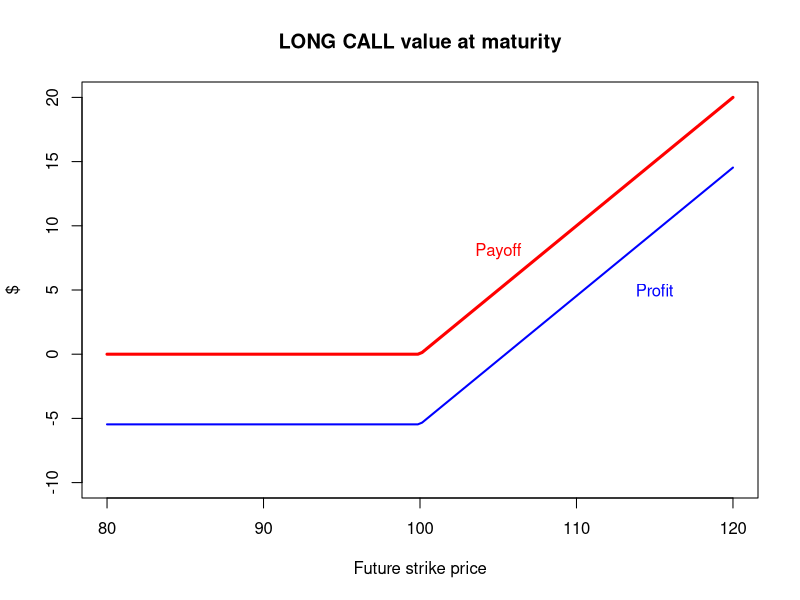
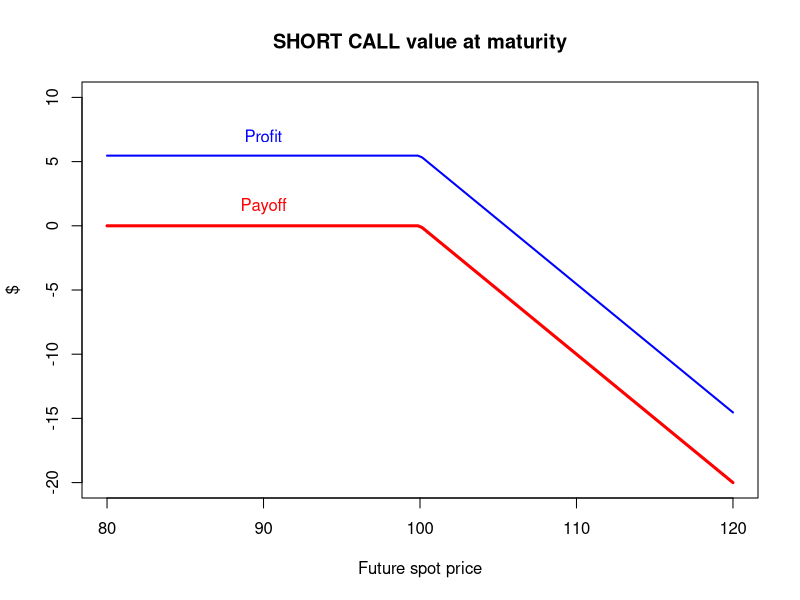
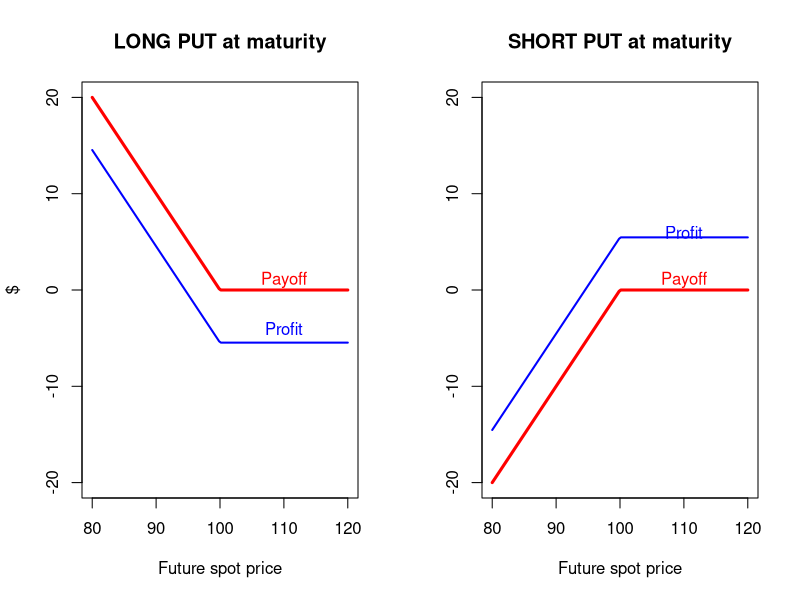
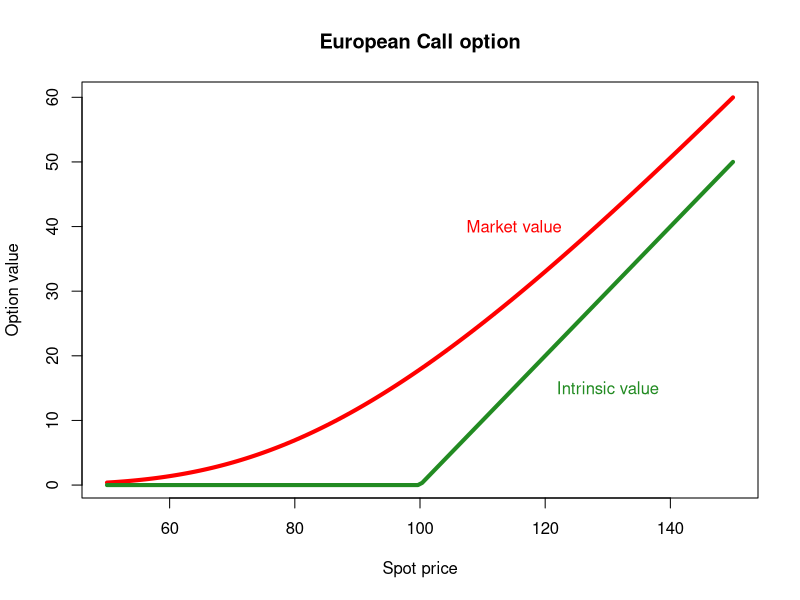
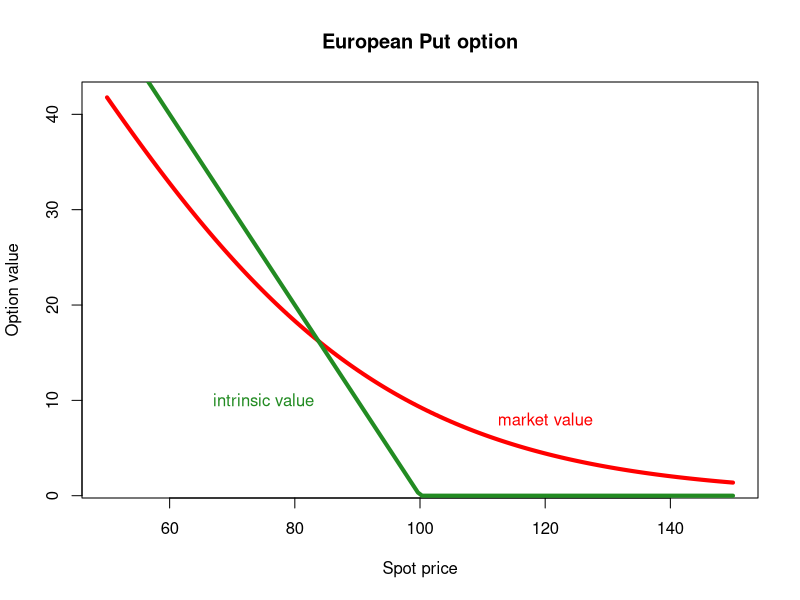

Generate these figures, in order, with R: (Note: this script raises an error after producing the figures.)
# ---------------------------------------------------------------------


 # +----------------------------------------------------------------------------+
 # |                               the R code for the                           |
 # |                                   Big R-book                               |
 # |                           by Philippe J.S. De Brouwer                      |
 # +----------------------------------------------------------------------------+
 # | Copyright: (C) Philippe De Brouwer, 2020                                   |
 # |            Owners of the book can use this code for private and commercial |
 # |            use, except re-publishing.                                      |
 # +----------------------------------------------------------------------------+
 # | This document is a true copy of all the R code that appears in the book.   |
 # | It is provided for you so that when you work with the book, you can copy   | 
 # | and paste any code segment that you want to test without typing everything |
 # | again.                                                                     |
 # | No warranties or promises are given.                                       |
 # | Have an intersting time and learn faster than me!                          |
 # | Philippe J.S. De Brouwer                                                   |
 # +----------------------------------------------------------------------------+
 # | For your convenience, blocks are separated by: '# ----------------------'. |
 # +----------------------------------------------------------------------------+
 #
# ---------------------------------------------------------------------


r_w <- 0.05              # the interest rate per week 
r_y <- (1 + r_w)^52 - 1  # assume 52 weeks per year
paste0("the APR is: ", round(r_y * 100, 2),"%!")
# ---------------------------------------------------------------------


r   <- 0.1
CFs <- c(-100, 100, 100)
t   <- c(   0,   5,   7)
NPV <- sum(CFs / (1 + r)^t)
print(round(NPV, 2))
# ---------------------------------------------------------------------


# bond_value
# Calculates the fair value of a bond
# Arguments:
#    time_to_mat -- time to maturity in years
#    coupon      -- annual coupon in $
#    disc_rate   -- discount rate (risk free + risk premium)
#    nominal     -- face value of the bond in $
# Returns:
#    the value of the bond in $
bond_value <- function(time_to_mat, coupon, disc_rate, nominal){
  value  <- 0
  # 1/ all coupons
  for (t in 1:time_to_mat) {
     value <- value + coupon * (1 + disc_rate)^(-t)
     }
  # 2/ end payment of face value
  value <- value + nominal * (1 + disc_rate)^(-time_to_mat)
  value
}
# ---------------------------------------------------------------------


# The fair value of the bond is then:
bond_value(time_to_mat = 5, coupon = 5, disc_rate = 0.03, 
           nominal = 100)
# ---------------------------------------------------------------------


bond_value(time_to_mat = 5, coupon = 5, disc_rate = 0.035, 
           nominal = 100)
# ---------------------------------------------------------------------


V <- bond_value(time_to_mat = 5, coupon = 5, disc_rate = 0.03, 
           nominal = 100)
CFs <- c(seq(5, 5, length.out=4), 105)
t   <- c(1:5)
r   <- 0.03
MacD <- 1/V * sum(t * CFs / (1 + r)^t)
print(MacD)
# ---------------------------------------------------------------------


R_A <- 0.02 + 1.25 * (0.10 - 0.02)
print(paste0('The RR for company A is: ', 
             round(R_A, 2) * 100, '%'))
# ---------------------------------------------------------------------


R_B <- 0.02 + 0.75 * (0.10 - 0.02)
print(paste0('The RR for B is: ', round(R_B, 2) * 100, '%'))

# Additionally, we also compare this with previous example:
print(paste0('The beta changed by ',
             round((0.75 / 1.25 - 1) * 100, 2), 
             '% and the RR by ', 
	     round((R_B / R_A - 1) * 100, 2), '%.'))
# ---------------------------------------------------------------------


V_0 <- 10 * (1 + 0.00) / (0.01 + 0.05 - 0.00)
print(round(V_0,2))
# ---------------------------------------------------------------------


V_0 <- 10 * (1 + 0.02) / (0.01 + 0.05 -0.02)
print(round(V_0,2))
# ---------------------------------------------------------------------


V_0 <- 10 * (1 + 0.02) / (0.01 + 1.5 * 0.05 - 0.02)
print(round(V_0,2))
# ---------------------------------------------------------------------


V_0 <- 10 * (1 + 0.02) / (0.01 + 1.5 * 0.05 - 0.10)
print(round(V_0,2))
# ---------------------------------------------------------------------


# Let us plot the value of the call in function of the strike
FS <- seq(80, 120, length.out=150) # future spot price
X  <- 100                          # strike
P  <- 5                            # option premium
T  <- 3                            # time to maturity
r  <- 0.03                         # discount rate
payoff <- mapply(max, FS-X, 0)
profit <- payoff - P * (1 + r)^T

# Plot the results:
plot(FS, payoff,
     col='red', lwd = 3, type='l',
     main='LONG CALL value at maturity',
     xlab='Future strike price',
     ylab='$',
     ylim=c(-10,20)
     )
lines(FS, profit,
      col='blue', lwd=2)
text(105,8, 'Payoff', col='red')
text(115,5, 'Profit', col='blue')
# ---------------------------------------------------------------------


FS <- seq(80, 120, length.out=150) # future spot price
X  <- 100                          # strike
P  <- 5                            # option premium
T  <- 3                            # time to maturity
r  <- 0.03                         # discount rate
payoff <- - mapply(max, FS-X, 0)
profit <- P * (1 + r)^T + payoff

# Plot the results:
plot(FS, payoff,
     col='red', lwd = 3, type='l',
     main='SHORT CALL value at maturity',
     xlab='Future spot price',
     ylab='$',
     ylim=c(-20,10)
     )
lines(FS, profit,
      col='blue', lwd=2)
text(90,1.5, 'Payoff', col='red')
text(90,7, 'Profit', col='blue')
# ---------------------------------------------------------------------


FS <- seq(80, 120, length.out=150) # future spot price
X  <- 100                          # strike
P  <- 5                            # option premium
T  <- 3                            # time to maturity
r  <- 0.03                         # discount rate

# the long put:
payoff <- mapply(max, X - FS, 0)
profit <- payoff - P * (1 + r)^T

par(mfrow=c(1,2))

plot(FS, payoff,
     col='red', lwd = 3, type='l',
     main='LONG PUT at maturity',
     xlab='Future spot price',
     ylab='$',
     ylim=c(-20,20)
     )
lines(FS, profit,
      col='blue', lwd=2)
text(110,1,  'Payoff', col='red')
text(110,-4, 'Profit', col='blue')

# the short put:
payoff <- - mapply(max, X - FS, 0)
profit <- payoff + P * (1 + r)^T

plot(FS, payoff,
     col='red', lwd = 3, type='l',
     main='SHORT PUT at maturity',
     xlab='Future spot price',
     ylab='',
     ylim=c(-20,20)
     )
lines(FS, profit,
      col='blue', lwd=2)
text(110,1, 'Payoff', col='red')
text(110,6, 'Profit', col='blue')

par(mfrow=c(1,1))  # reset the plot interface
# ---------------------------------------------------------------------


# call_intrinsicVal
# Calculates the intrinsic value for a call option
# Arguments:
#    Spot   -- numeric -- spot price
#    Strike -- numeric -- the strike price of the option
# Returns
#    numeric -- intrinsic value of the call option.
call_intrinsicVal <- function(Spot, Strike) {max(Spot - Strike, 0)}
# ---------------------------------------------------------------------


# put_intrinsicVal
# Calculates the intrinsic value for a put option
# Arguments:
#    Spot   -- numeric -- spot price
#    Strike -- numeric -- the strike price of the option
# Returns
#    numeric -- intrinsic value of the put option.
put_intrinsicVal <- function(Spot, Strike) {max(-Spot + Strike, 0)}
# ---------------------------------------------------------------------


# call_price
# The B&S price of a call option before maturity
# Arguments:
#    Spot   -- numeric -- spot price in $ or %
#    Strike -- numeric -- the strike price of the option  in $ or %
#    T      -- numeric -- time to maturity in years
#    r      -- numeric -- interest rates (e.g. 0.02 = 2%)
#    vol    -- numeric -- standard deviation of underlying in $ or %
# Returns
#    numeric -- value of the call option in $ or %
#
call_price <- function (Spot, Strike, T, r, vol)
 {
  d1 <- (log(Spot / Strike) + (r + vol ^ 2/2) * T) / (vol * sqrt(T))
  d2 <- (log(Spot / Strike) + (r - vol ^ 2/2) * T) / (vol * sqrt(T))
  pnorm(d1) * Spot - pnorm(d2) * Strike * exp(-r * T)
  }
# ---------------------------------------------------------------------


# put_price
# The B&S price of a put option before maturity
# Arguments:
#    Spot   -- numeric -- spot price in $ or %
#    Strike -- numeric -- the strike price of the option  in $ or %
#    T      -- numeric -- time to maturity in years
#    r      -- numeric -- interest rates (e.g. 0.02 = 2%)
#    vol    -- numeric -- standard deviation of underlying in $ or %
# Returns
#    numeric -- value of the put option in $ or %
#
put_price <- function(Spot, Strike, T, r, vol)
 {
 Strike * exp(-r * T) - Spot + call_price(Spot, Strike, T, r, vol)
 }
# ---------------------------------------------------------------------


# Examples:
call_price (Spot = 100, Strike = 100, T = 1, r = 0.02, vol = 0.2)
put_price  (Spot = 100, Strike = 100, T = 1, r = 0.02, vol = 0.2)
# ---------------------------------------------------------------------


# Long call
spot <- seq(50,150, length.out=150)
intrinsic_value_call <- apply(as.data.frame(spot), 
                              MARGIN=1, 
			      FUN=call_intrinsicVal, 
			      Strike=100)
market_value_call    <- call_price(Spot = spot, Strike = 100, 
                                   T = 3, r = 0.03, vol = 0.2)
                                   
# Plot the results:
plot(spot, market_value_call,
     type = 'l', col= 'red', lwd = 4,
     main = 'European Call option',
     xlab = 'Spot price',
     ylab = 'Option value')
text(115, 40, 'Market value', col='red')
lines(spot, intrinsic_value_call,
      col= 'forestgreen', lwd = 4)
text(130,15, 'Intrinsic value', col='forestgreen')
# ---------------------------------------------------------------------


# Long put
spot <- seq(50,150, length.out=150)
intrinsic_value_put <- apply(as.data.frame(spot), 
                             MARGIN=1, 
			     FUN=put_intrinsicVal, 
			     Strike=100)
market_value_put    <- put_price(Spot = spot, Strike = 100, 
                                 T = 3, r = 0.03, vol = 0.2)
                                 
# Plot the results:
plot(spot, market_value_put,
     type = 'l', col= 'red', lwd = 4,
     main = 'European Put option',
     xlab = 'Spot price',
     ylab = 'Option value')
text(120, 8, 'market value', col='red')
lines(spot, intrinsic_value_put,
      col= 'forestgreen', lwd = 4)
text(75,10, 'intrinsic value', col='forestgreen')
# ---------------------------------------------------------------------


# CRR_price
# Calculates the CRR binomial model for an option
# Arguments:
#         S0 -- numeric -- spot price today (start value)
#         SX -- numeric -- strike, e.g. 100
#      sigma -- numeric -- the volatility over the maturity period, 
#                          e.g. ca. 0.2 for shares on 1 yr
#        Rrf -- numeric -- the risk free interest rate (log-return)
# optionType -- character -- 'lookback' for lookback option, 
#                            otherwise vanilla call is assumed
#    maxIter -- numeric -- number of iterations 
# Returns:
#    numeric -- the value of the option given parameters above
CRR_price <- function(S0, SX, sigma, Rrf, optionType, maxIter)
  {
  Svals <- mat.or.vec(2^(maxIter), maxIter+1)
  probs <- mat.or.vec(2^(maxIter), maxIter+1)
  Smax  <- mat.or.vec(2^(maxIter), maxIter+1)
  Svals[1,1] <- S0
  probs[1,1] <- 1
  Smax[1,1]  <- S0
  dt <-  1 / maxIter
  u  <- exp(sigma * sqrt(dt))
  d  <- exp(-sigma * sqrt(dt))
  p  = (exp(Rrf * dt) - d) / (u - d)
  for (n in 1:(maxIter))
    {
    for (m in 1:2^(n-1))
     {
     Svals[2*m-1,n+1] <- Svals[m,n] * u
     Svals[2*m,n+1]   <- Svals[m,n] * d
     probs[2*m-1,n+1] <- probs[m,n] * p
     probs[2*m,n+1]   <- probs[m,n] * (1 - p)
     Smax[2*m-1,n+1]  <- max(Smax[m,n], Svals[2*m-1,n+1])
     Smax[2*m,n+1]    <- max(Smax[m,n], Svals[2*m,n+1])
     }
    }
  if (optionType == 'lookback')
   {
     exp.payoff <- (Smax - SX)[,maxIter + 1]  * probs[,maxIter + 1]
   }  # lookback call option
   else
    {
     optVal <- sapply(Svals[,maxIter + 1] - SX,max,0)
     exp.payoff <- optVal * probs[,maxIter + 1]
    }  # vanilla call option
  sum(exp.payoff) / (1 + Rrf)
  }
# ---------------------------------------------------------------------


library(ggplot2)
# Plot the convergence of the CRR algorithm for a call option.
plot_CRR("Call", maxIter = 20)
# ---------------------------------------------------------------------


# Plot the convergence of the CRR algorithm for a call option.
plot_CRR("lookback", maxIter = 15)
# ---------------------------------------------------------------------


# We still use ggplot2
library(ggplot2)
# ---------------------------------------------------------------------


# plot_price_evol
# Plots the evolution of Call price in function of a given variable
# Arguments:
#    var       -- numeric   -- vector of values of the variable
#    varName   -- character -- name of the variable to be studied
#    price     -- numeric   -- vector of prices of the option
#    priceName -- character -- the name of the option
#    reverseX  -- boolean   -- TRUE to plot x-axis from high to low
# Returns
#    ggplot2 plot
#
plot_price_evol <- function(var, varName, price, priceName, 
                            reverseX = FALSE)
{
  d <- data.frame(var, price)
  colnames(d) <- c('x','y')
  p <- qplot(x, y, data = d, geom = "line", size = I(2) )
  p <- p + geom_line()
  if (reverseX) {p <- p + xlim(max(var), min(var))}  # reverse axis
  p <- p + xlab(varName ) + ylab(priceName)
  p   # return the plot
}
# ---------------------------------------------------------------------


# Define the default values:
t      <- 1
Spot   <- 100
Strike <- 100
r      <- log(1 + 0.03)
vol    <- 0.2


## ... time
T <- seq(5, 0.0001, -0.01)
Call <- c(call_price (Spot, Strike, T, r, vol))
p1 <- plot_price_evol(T, "Time to maturity (years)", Call, "Call", 
                      TRUE)

## ... interest
R <- seq(0.001, 0.3, 0.001)
Call <- c(call_price (Spot, Strike, t, R, vol))
p2 <- plot_price_evol(R, "Interest rate", Call, "Call")

## ... volatility
vol <- seq(0.00, 0.2, 0.001)
Call <- c(call_price (Spot, Strike, t, r, vol))
p3 <- plot_price_evol(vol, "Volatility", Call, "Call")

## ... strike
X <- seq(0, 200, 1)
Call <- c(call_price (Spot, X, t, r, vol))
p4 <- plot_price_evol(X, "Strike", Call, "Call")

## ... Spot
spot <- seq(0, 200, 1)
Call <- c(call_price (spot, Strike, t, r, vol))
p5 <- plot_price_evol(spot, "Spot price", Call, "Call")

# In the next line we use the function grid.arrange()
# from the gridExtra package
library(gridExtra)
grid.arrange(p1, p2, p3, p4, p5, nrow = 3)
# ---------------------------------------------------------------------


# Define the default values:
t      <- 1
Spot   <- 100
Strike <- 100
r      <- log(1 + 0.03)
vol    <- 0.2


## ... time
T <- seq(5, 0.0001, -0.01)
Call <- c(put_price (Spot, Strike, T, r, vol))
p1 <- plot_price_evol(T, "Time to maturity (years)", 
                      Call, "Call", TRUE)

## ... interest
R <- seq(0.001, 0.3, 0.001)
Call <- c(put_price (Spot, Strike, t, R, vol))
p2 <- plot_price_evol(R, "Interest rate", Call, "Call")

## ... volatility
vol <- seq(0.00, 0.2, 0.001)
Call <- c(put_price (Spot, Strike, t, r, vol))
p3 <- plot_price_evol(vol, "Volatility", Call, "Call")

## ... strike
X <- seq(0, 200, 1)
Call <- c(put_price (Spot, X, t, r, vol))
p4 <- plot_price_evol(X, "Strike", Call, "Call")

## ... Spot
spot <- seq(0, 200, 1)
Call <- c(put_price (spot, Strike, t, r, vol))
p5 <- plot_price_evol(spot, "Spot price", Call, "Call")

# In the next line we use the function grid.arrange()
# from the gridExtra package
library(gridExtra)
grid.arrange(p1, p2, p3, p4, p5, nrow = 3)
# ---------------------------------------------------------------------


# Define the functions to calculate the price of the delta

# call_delta
# Calculates the delta of a call option
# Arguments:
#    S      -- numeric -- spot price
#    Strike -- numeric -- strike price
#    T      -- numeric -- time to maturity
#    r      -- numeric -- interest rate
#    vol    -- numeric -- standard deviation of underlying
call_delta  <- function (S, Strike, T, r, vol)
 {
  d1 <- (log (S / Strike)+(r + vol ^2 / 2) * T) / (vol * sqrt(T))
  pnorm(d1)
  }


# put_delta
# Calculates the delta of a put option
# Arguments:
#    S      -- numeric -- spot price
#    Strike -- numeric -- strike price
#    T      -- numeric -- time to maturity
#    r      -- numeric -- interest rate
#    vol    -- numeric -- standard deviation of underlying
put_delta  <- function (S, Strike, T, r, vol)
 {
  d1 <- (log (S / Strike)+(r + vol ^2 / 2) * T) / (vol * sqrt(T))
  pnorm(d1) - 1
  }


## DELTA CALL
spot <- seq(0,200, 1)
delta <- c(call_delta(spot, Strike, t, r, vol))
p1 <- plot_price_evol(spot, "Spot price", delta, "Call delta")

## DELTA PUT
spot <- seq(0,200, 1)
delta <- c(put_delta(spot, Strike, t, r, vol))
p2 <- plot_price_evol(spot, "Spot price", delta, "Put delta")

# plot the two visualizations:
grid.arrange(p1, p2, nrow = 2)
# ---------------------------------------------------------------------


# load the plotting library
library(ggplot2)
# ---------------------------------------------------------------------


# portfolio_plot
# Produces a plot of a portfolio of the value in function of the 
# spot price of the underlying asset.
# Arguments:
#   portf            - data.frame - composition of the portfolio
#                   with one row per option, structured as follows:
#                       - ['long', 'short'] - position
#                       - ['call', 'put']   - option type
#                       - numeric           - strike
#                       - numeric           - gearing (1 = 100%)
#   structureName="" - character - label of the portfolio
#   T = 1            - numeric   - time to maturity (in years)
#   r = log(1 + 0.02) - numeric   - interest rate (per year) 
#                                    as log-return
#   vol = 0.2        - numeric   - annual volatility of underlying
#   spot.min = NULL  - NULL for automatic scaling x-axis, value for min
#   spot.max = NULL  - NULL for automatic scaling x-axis, value for max
#   legendPos=c(.25,0.6) - numeric vector - set to 'none' to turn off
#   yLims = NULL     - numeric vector - limits y-axis, e.g. c(80, 120)
#   fileName = NULL  - character - filename, NULL for no saving
#   xlab = "default" - character - x axis label, NULL to turn off
#   ylab = "default" - character - y axis label, NULL to turn off
# Returns (as side effect)
#   ggplot plot
#   pdf file of this plot (in subdirectory ./img/)

portfolio_plot <- function(portf, 
	   structureName="", # name of the option strategy
	   T = 1,            # time to maturity (in years)
	   r = log(1 + 0.02),# interest rate (per year)
	   vol = 0.2,        # annual volatility of the underlying
	   spot.min = NULL,  # NULL for automatic scaling x-axis
	   spot.max = NULL,  # NULL for automatic scaling x-axis
	   legendPos=c(.25,0.6), # set to 'none' to turn off
	   yLims = NULL,     # limits of y-axis, e.g. c(80, 120)
	   fileName = NULL,  # NULL for no saving plot into file
	   xlab = "default", # set to NULL to turn off (or string)
	   ylab = "default"  # set to NULL to turn off (or string)
	   ) {
# portf = data frame with: long/short, call/put, strike, gearing

the_S = 100       # The spot price today is always 100
# 
  strikes <- as.numeric(portf[,3])
  strike.min <- min(strikes)
  strike.max <- max(strikes)
  if (is.null(spot.min)) {
    spot.min <- min(0.8*strike.min, max(0,2*strike.min - strike.max))
    }
  if (is.null(spot.max)) {
    spot.max <- max(1.2 * strike.max, 2 * strike.max - strike.min)}
  if (structureName == ""){
    structureName<- paste(deparse(substitute(fileName)), 
                          collapse = "", sep="")
    }
  nbrObs   <- 200
  spot     <- seq(spot.min,spot.max,len=nbrObs)
  val.now  <- seq(0,0,len=nbrObs)
  val.end  <- seq(0,0,len=nbrObs)
  for (k in 1:nrow(portf))
    {
     Strike  <- as.numeric(portf[k,3])
     gearing <- as.numeric(portf[k,4])
     if (portf[k,1] == 'long'){theSign <- 1}else{theSign = -1}
     if (portf[k,2] == 'call')
       {
        purchasePrice <- call_price(the_S, Strike, T, r, vol)
        callVal  <- sapply(spot, call_price, Strike=Strike, T=T, 
	                   r=r, vol=vol)
        val.now.incr <- callVal - purchasePrice 
        val.end.incr <- sapply(spot, call_intrinsicVal, 
	                Strike = Strike) - purchasePrice
       }
       else
       {
        if (portf[k,2] == 'put')
          {
          purchasePrice <- put_price(the_S, Strike, T, r, vol)
          callVal  <- sapply(spot, put_price, Strike=Strike, T=T, 
	                     r=r, vol=vol)
          val.now.incr <- callVal - purchasePrice 
          val.end.incr <- sapply(spot, put_intrinsicVal, 
	                  Strike = Strike) - purchasePrice
          }
          else # then it is 'underlying'
          {
          val.now.incr <- spot - Strike
          val.end.incr <- spot - Strike
          }
       }
     val.now <- val.now + val.now.incr * gearing * theSign
     val.end <- val.end + val.end.incr * gearing * theSign
     }
  d1 <- data.frame(spot, val.end, 
          paste('intrinsic value',structureName,sep=" "), 3)
  d2 <- data.frame(spot, val.now,  
          paste('value 1 year to maturity',structureName,sep=" "), 2)
  colnames(d1) <- c('spot', 'value', 'legend')
  colnames(d2) <- c('spot', 'value', 'legend')
  dd <- rbind(d1,d2)
  p <- qplot(spot, value, data=dd, color = legend, 
             geom = "line",size=I(2) )
  if(is.null(xlab)) {
      p <- p + theme(axis.title.x = element_blank())
      } else { 
	if(xlab == "default") {p <- p + xlab('spot price')
	   } else {p <- p + xlab(xlab)}}
  if(is.null(ylab)) {
      p <- p + theme(axis.title.y = element_blank())
      } else { 
	if(ylab == "default") {p <- p + ylab('Value')
	   } else {p <- p + ylab(ylab)}}
  p <- p + ylab('Value')
  p <- p + theme(legend.position=legendPos)
  if(legendPos == "none") {p <- p + ggtitle(structureName)}
  if (!is.null(yLims)) {p <- p + scale_y_continuous(limits=yLims)}
  if(!is.null(fileName)) {
    # remove punctuation:
    fileName <- str_replace_all(fileName, "[[:punct:]]", "")
    # remove spaces:
    fileName <- str_replace_all(fileName, " ", "")            
    # save file in sub-directory img
    ggsave(paste('img/',fileName,'.pdf',sep=''), 
           width = 6, height = 3)
    }
  # return the plot:
  p
}
# ---------------------------------------------------------------------


# long call
portfolio <- rbind(c('long','call',100,1))
p1 <- portfolio_plot(portfolio, 'Long call', 
                     legendPos="none", xlab = NULL)

# short call
portfolio <- rbind(c('short','call',100,1))
p2 <- portfolio_plot(portfolio, 'Short call', legendPos="none", 
                     xlab = NULL, ylab = NULL)

# long put
portfolio <- rbind(c('long','put',100,1))
p3 <- portfolio_plot(portfolio, 'Long put', legendPos="none", 
                     xlab=NULL)

# short put
portfolio <- rbind(c('short','put',100,1))
p4 <- portfolio_plot(portfolio, 'Short put', legendPos="none", 
                     xlab = NULL, , ylab = NULL)

# -- long call and short put
portfolio <- rbind(c('long','call',100,1))
portfolio <- rbind(portfolio, c('short','put',100,1))
p5 <- portfolio_plot(portfolio, 'Long call + short put', 
                     legendPos="none", xlab = NULL)

# -- call
portfolio <- rbind(c('long','call',100,1))
p6 <- portfolio_plot(portfolio, 'Call', legendPos="none", 
                     xlab = NULL, ylab = NULL)

# -- put
portfolio <- rbind(c('long','put',100,1))
p7 <- portfolio_plot(portfolio, 'Put', legendPos="none")

# -- callput
portfolio <- rbind(c('short','put',100,1))
portfolio <- rbind(portfolio, c('long','call',100,1))
p8 <- portfolio_plot(portfolio, 'Call + Put', legendPos="none",
                     ylab = NULL)


# show all visualizations:
grid.arrange(p1, p2, p3, p4, p5, p6, p7, p8, nrow = 4)
# ---------------------------------------------------------------------


# -- callspread
portfolio <- rbind(c('short','call',120,1))
portfolio <- rbind(portfolio, c('long','call',100,1))
p1 <- portfolio_plot(portfolio, 'CallSpread',
                     legendPos="none", xlab = NULL)

# -- short callspread
portfolio <- rbind(c('long','call',120,1))
portfolio <- rbind(portfolio, c('short','call',100,1))
p2 <- portfolio_plot(portfolio, 'Short allSpread', 
                     legendPos="none", xlab = NULL, ylab = NULL)

# -- callspread differently
portfolio <- rbind(c('short','put',120,1))
portfolio <- rbind(portfolio, c('long','put',100,1))
p3 <- portfolio_plot(portfolio, 'Short putSpread',
                     legendPos="none", xlab = NULL)

# -- putspread
portfolio <- rbind(c('short','put',80,1))
portfolio <- rbind(portfolio, c('long','put',100,1))
p4 <- portfolio_plot(portfolio, 'PutSpread',
                     legendPos="none", xlab = NULL, ylab = NULL)

# -- straddle
portfolio <- rbind(c('long','call',100,1))
portfolio <- rbind(portfolio, c('long','put',100,1))
p5 <- portfolio_plot(portfolio, 'Straddle', spot.min = 50, 
                     spot.max = 150,legendPos="none", xlab = NULL)
# Note that our default choices for x-axis range are not suitable 
# for this structure. Hence, we add spot.min and spot.max

# -- short straddle
portfolio <- rbind(c('short','call',100,1))
portfolio <- rbind(portfolio, c('short','put',100,1))
p6 <- portfolio_plot(portfolio, 'Short straddle',spot.min = 50, 
                     spot.max = 150, legendPos="none", 
		     xlab = NULL, ylab = NULL)

# -- strangle
portfolio <- rbind(c('long','call',110,1))
portfolio <- rbind(portfolio, c('long','put',90,1))
p7 <- portfolio_plot(portfolio, 'Strangle', 
                     spot.min = 50, spot.max = 150,
                     legendPos="none", xlab = NULL)

# -- butterfly
portfolio <- rbind(c('long','call',120,1))
portfolio <- rbind(portfolio, c('short','call',100,1))
portfolio <- rbind(portfolio, c('long','put',80,1))
portfolio <- rbind(portfolio, c('short','put',100,1))
p8 <- portfolio_plot(portfolio, 'Butterfly',
                     spot.min = 50, spot.max = 150,
                     legendPos="none", xlab = NULL, ylab = NULL)


# show all visualizations:
grid.arrange(p1, p2, p3, p4, p5, p6, p7, p8, nrow = 4)
# ---------------------------------------------------------------------


# -- condor
portfolio <- rbind(c('long','call',140,1))
portfolio <- rbind(portfolio, c('short','call',120,1))
portfolio <- rbind(portfolio, c('long','put',60,1))
portfolio <- rbind(portfolio, c('short','put',80,1))
p1 <- portfolio_plot(portfolio, 'Condor',spot.min = 40, 
                     spot.max = 160, legendPos="none", 
		     xlab = NULL)

# -- short condor
portfolio <- rbind(c('short','call',140,1))
portfolio <- rbind(portfolio, c('long','call',120,1))
portfolio <- rbind(portfolio, c('short','put',60,1))
portfolio <- rbind(portfolio, c('long','put',80,1))
p2 <- portfolio_plot(portfolio, 'Short Condor',spot.min = 40, 
                     spot.max = 160, legendPos="none", 
		     xlab = NULL, ylab = NULL)

# -- geared call
portfolio <- rbind(c('long','call',100.0,2))
p3 <- portfolio_plot(portfolio, 
                     structureName="Call with a gearing of 2",
		     legendPos="none", xlab = NULL)

# -- nearDigital (approximate a digital option with a geared call)
portfolio <- rbind(c('short','call',100.1,10))
portfolio <- rbind(portfolio, c('long','call',100,10))
p4 <- portfolio_plot(portfolio, 'Near digital',
                     legendPos="none", xlab = NULL, ylab = NULL)

# -- a complex structure:
portfolio <- rbind(c('long','call',110,1))
portfolio <- rbind(portfolio, c('short','call',105,1))
portfolio <- rbind(portfolio, c('short','put',95,1))
portfolio <- rbind(portfolio, c('long','put',90,1))
portfolio <- rbind(portfolio, c('long','put',80,1))
portfolio <- rbind(portfolio, c('long','call',120,1))
portfolio <- rbind(portfolio, c('short','call',125,1))
portfolio <- rbind(portfolio, c('short','put',70,10))
portfolio <- rbind(portfolio, c('short','put',75,1))
portfolio <- rbind(portfolio, c('short','call',130,10))
portfolio <- rbind(portfolio, c('long','call',99,10))
portfolio <- rbind(portfolio, c('short','call',100,10))
portfolio <- rbind(portfolio, c('short','put',100,10))
portfolio <- rbind(portfolio, c('long','put',101,10))
p5 <- portfolio_plot(portfolio, 'Fun',legendPos='none', 
                     spot.min=60, spot.max=140,
		     yLims=c(-0,25))

# show all visualizations:
# Pasing a layout_matrix to the function grid.arrange()
# allows to make the lower plot bigger:
layoutM <- rbind(c(1,2),
                 c(3,4),
                 c(5,5))
grid.arrange(p1, p2, p3, p4, p5, nrow = 3, layout_matrix = layoutM)
# ---------------------------------------------------------------------


## --- covered call ----

nbrObs     <- 100
the.S      <- 100
the.Strike <- 100
the.r      <- log (1 + 0.03)
the.T      <- 1
the.vol    <- 0.2
Spot.min   = 80
Spot.max   = 120
LegendPos  = c(.5,0.2)
Spot   <- seq(Spot.min,Spot.max,len=nbrObs)
val.end.call <-  - sapply(Spot, call_intrinsicVal, Strike = 100)
call.value <- call_price(the.S, the.Strike, the.T, the.r, the.vol)

d.underlying <- data.frame(Spot, Spot - 100,  'Underlying',   1)
d.shortcall  <- data.frame(Spot, val.end.call,  'Short call', 1)
d.portfolio  <- data.frame(Spot, 
                           Spot + val.end.call + call.value - 100,
			   'portfolio', 1.1)
colnames(d.underlying) <- c('Spot', 'value', 'Legend','size')
colnames(d.shortcall)  <- c('Spot', 'value', 'Legend','size')
colnames(d.portfolio)  <- c('Spot', 'value', 'Legend','size')
dd <- rbind(d.underlying, d.shortcall, d.portfolio)
p <- qplot(Spot, value, data = dd, color = Legend, geom = "line",
           size=size )
p <- p + xlab('Value of the underlying' ) + ylab('Profit at maturity')
p <- p + theme(legend.position = LegendPos)
p <- p + scale_size(guide = 'none')
print(p) 
# ---------------------------------------------------------------------


## --- married put ----

LegendPos = c(.8,0.2)
Spot        <- seq(Spot.min,Spot.max,len=nbrObs)
val.end.put <-  sapply(Spot, put_intrinsicVal, Strike = 100)
put.value   <- - put_price(the.S, the.Strike, the.T, the.r, the.vol)

d.underlying <- data.frame(Spot, Spot - 100,  'Underlying', 1)
d.shortput   <- data.frame(Spot, val.end.put,  'Long put',  1)
d.portfolio  <- data.frame(Spot, 
                           Spot + val.end.put + put.value - 100,
			   'portfolio',
			   1.1)
colnames(d.underlying) <- c('Spot', 'value', 'Legend','size')
colnames(d.shortput)   <- c('Spot', 'value', 'Legend','size')
colnames(d.portfolio)  <- c('Spot', 'value', 'Legend','size')
dd <- rbind(d.underlying,d.shortput,d.portfolio)
p  <- qplot(Spot, value, data = dd, color = Legend, geom = "line",
            size = size )
p <- p + xlab('Value of the underlying' ) + ylab('Profit at maturity')
p <- p + theme(legend.position = LegendPos)
p <- p + scale_size(guide = 'none')
print(p) 
# ---------------------------------------------------------------------


## --- collar ----

# Using the same default values as for the previous code block:
LegendPos = c(.6,0.25)
Spot         <-   seq(Spot.min,Spot.max,len=nbrObs)
val.end.call <- - sapply(Spot, call_intrinsicVal, Strike = 110)
val.end.put  <- + sapply(Spot, put_intrinsicVal, Strike = 95)
call.value   <- call_price(the.S, the.Strike, the.T, the.r, the.vol)
put.value    <- put_price(the.S, the.Strike, the.T, the.r, the.vol)

d.underlying <- data.frame(Spot, Spot - 100,   'Underlying', 1)
d.shortcall  <- data.frame(Spot, val.end.call, 'Short call', 1)
d.longput    <- data.frame(Spot, val.end.put,  'Long call',  1)
d.portfolio  <- data.frame(Spot, Spot + val.end.call + call.value + 
                     val.end.put - put.value - 100, 'portfolio',1.1)
colnames(d.underlying) <- c('Spot', 'value', 'Legend','size')
colnames(d.shortcall)  <- c('Spot', 'value', 'Legend','size')
colnames(d.longput)    <- c('Spot', 'value', 'Legend','size')
colnames(d.portfolio)  <- c('Spot', 'value', 'Legend','size')
dd <- rbind(d.underlying,d.shortcall,d.longput,d.portfolio)
p  <- qplot(Spot, value, data=dd, color = Legend, geom = "line",
            size=size )
p <- p + xlab('Value of the underlying' ) + ylab('Profit at maturity')
p <- p + theme(legend.position = LegendPos)
p <- p + scale_size(guide = 'none')
print(p) 
# ---------------------------------------------------------------------


##--------- the example of the capital protected structure
N           <- 5
nominal     <- 1000
inDeposit   <- nominal * (1.02)^(-N)
cst         <- 0.01               # in PERCENT
pvCosts     <- N * cst * nominal  # one should rather use the present value here
rest4option <- 1000 - inDeposit - pvCosts
callPrice   <- call_price (100, Strike = 100, T = 5, r = 0.02, vol = 0.02)
# reformulate this price as a percentage and then adjust to nominal
callPrice   <- callPrice / 100 * 1000   
gearing     <- rest4option / callPrice
paste('The gearing is:', round(gearing * 100, 2))
